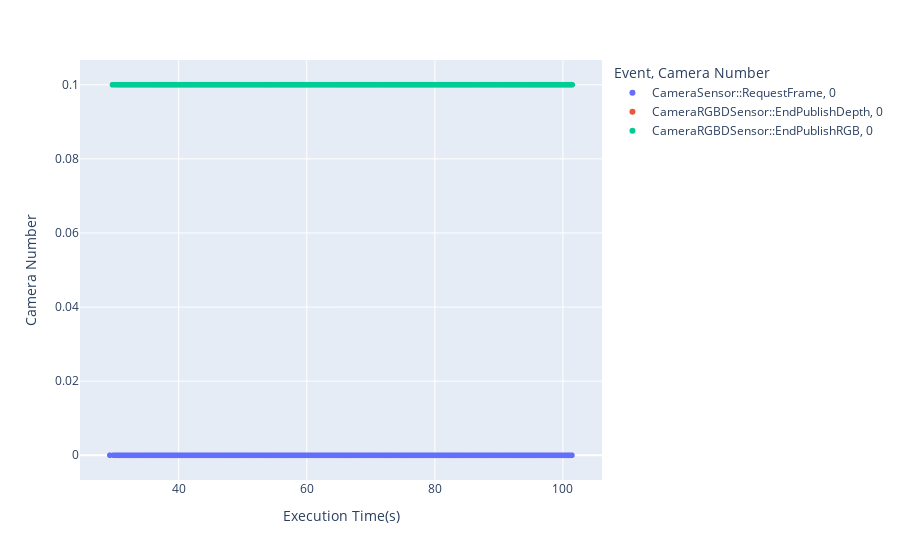

Source (notebook cell):
### Code cell
fig = px.scatter( x=timestamps, y=y, symbol=cameras, color=events,  labels={
                     "x":"Execution Time(s)",
                     "y":"Camera Number",
                     "color" : "Event",
                     "symbol" : "Camera Number",
    
                 },)
fig.show()

### Figure 1 — Plotly figure (JSON) as saved in the notebook; plotly's stock layout.template omitted (floating-point values rounded to 4 significant figures; data arrays with more than 128 entries replaced by an {"elided": "..."} marker saying what was removed)
{"data": [{"hovertemplate": "Event=CameraSensor::RequestFrame<br>Camera Number=%{y}<br>Execution Time(s)=%{x}<extra></extra>", "legendgroup": "CameraSensor::RequestFrame, 0", "marker": {"color": "#636efa", "symbol": "circle"}, "mode": "markers", "name": "CameraSensor::RequestFrame, 0", "showlegend": true, "type": "scattergl", "x": {"elided": "1559 float values"}, "xaxis": "x", "y": {"elided": "1559 int values"}, "yaxis": "y"}, {"hovertemplate": "Event=CameraRGBDSensor::EndPublishDepth<br>Camera Number=%{y}<br>Execution Time(s)=%{x}<extra></extra>", "legendgroup": "CameraRGBDSensor::EndPublishDepth, 0", "marker": {"color": "#EF553B", "symbol": "circle"}, "mode": "markers", "name": "CameraRGBDSensor::EndPublishDepth, 0", "showlegend": true, "type": "scattergl", "x": {"elided": "1558 float values"}, "xaxis": "x", "y": {"elided": "1558 float values"}, "yaxis": "y"}, {"hovertemplate": "Event=CameraRGBDSensor::EndPublishRGB<br>Camera Number=%{y}<br>Execution Time(s)=%{x}<extra></extra>", "legendgroup": "CameraRGBDSensor::EndPublishRGB, 0", "marker": {"color": "#00cc96", "symbol": "circle"}, "mode": "markers", "name": "CameraRGBDSensor::EndPublishRGB, 0", "showlegend": true, "type": "scattergl", "x": {"elided": "1558 float values"}, "xaxis": "x", "y": {"elided": "1558 float values"}, "yaxis": "y"}], "layout": {"legend": {"title": {"text": "Event, Camera Number"}, "tracegroupgap": 0}, "margin": {"t": 60}, "xaxis": {"anchor": "y", "domain": [0, 1], "title": {"text": "Execution Time(s)"}}, "yaxis": {"anchor": "x", "domain": [0, 1], "title": {"text": "Camera Number"}}}}
